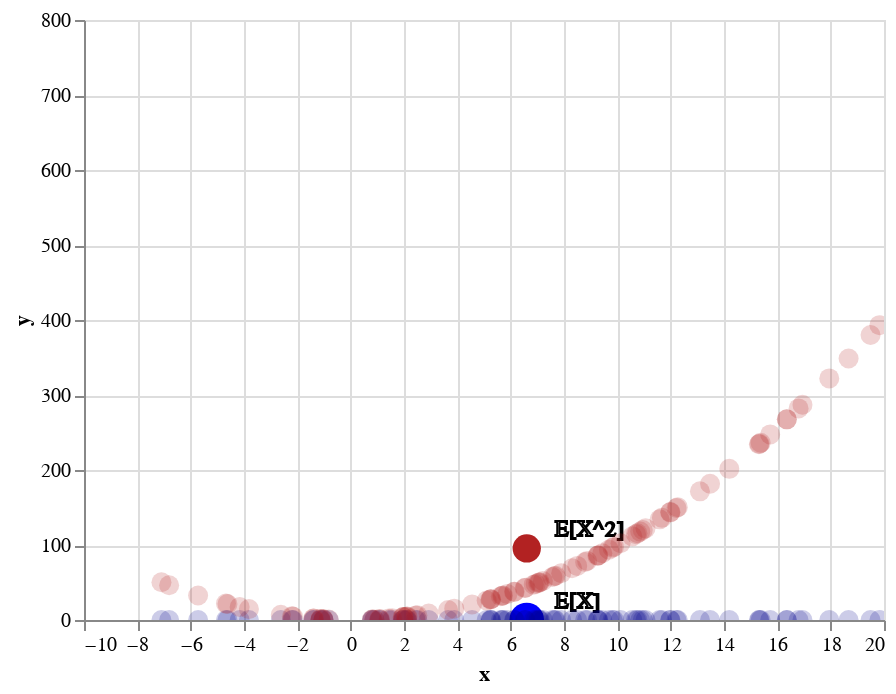

Source (notebook cell):
### Markdown cell above
### Finding the expectation of the sample

By the same logic, we can also simply average each $x_i$ to find the expected value of the sample $\mathbb{E}[X]$: shown as a half blue dot.

### Code cell
expected_x, labels = make_scatter_chart_with_labels(X=[np.mean(s)], Y=[0], L=["E[X]"],size=300, opacity =1) 
expected_x + labels + x_points + expected_x2 + labels2 + x2_points

### Figure 1 — Vega-Lite specification as saved in the notebook (floating-point values rounded to 4 significant figures)
{"$schema": "https://vega.github.io/schema/vega-lite/v2.6.0.json", "config": {"view": {"height": 300, "width": 400}}, "layer": [{"data": {"values": [{"label": "E[X]", "x": 6.603, "y": 0}]}, "encoding": {"x": {"field": "x", "type": "quantitative"}, "y": {"field": "y", "type": "quantitative"}}, "mark": {"clip": true, "color": "blue", "filled": true, "opacity": 1, "size": 300, "type": "point"}}, {"data": {"values": [{"label": "E[X]", "x": 6.603, "y": 0}]}, "encoding": {"text": {"field": "label", "type": "nominal"}, "x": {"field": "x", "type": "quantitative"}, "y": {"field": "y", "type": "quantitative"}}, "mark": {"align": "left", "baseline": "bottom", "dx": 16, "fill": "white", "fillOpacity": 1, "opacity": 1, "stroke": "black", "type": "text", "xOffset": -2, "yOffset": -4}}, {"data": {"values": [{"x": 16.36, "y": 0}, {"x": 2.067, "y": 0}, {"x": 5.266, "y": 0}, {"x": -1.135, "y": 0}, {"x": 13.48, "y": 0}, {"x": -1.015, "y": 0}, {"x": 15.31, "y": 0}, {"x": 9.284, "y": 0}, {"x": 6.526, "y": 0}, {"x": 10.56, "y": 0}, {"x": 6.129, "y": 0}, {"x": 5.233, "y": 0}, {"x": 2.106, "y": 0}, {"x": 8.304, "y": 0}, {"x": 5.632, "y": 0}, {"x": 0.889, "y": 0}, {"x": -4.163, "y": 0}, {"x": 2.438, "y": 0}, {"x": 6.864, "y": 0}, {"x": 5.877, "y": 0}, {"x": 1.554, "y": 0}, {"x": 2.123, "y": 0}, {"x": -1.382, "y": 0}, {"x": 6.556, "y": 0}, {"x": 2.925, "y": 0}, {"x": 9.819, "y": 0}, {"x": 9.686, "y": 0}, {"x": -2.201, "y": 0}, {"x": -5.721, "y": 0}, {"x": 1.971, "y": 0}, {"x": 15.33, "y": 0}, {"x": 7.637, "y": 0}, {"x": 18.67, "y": 0}, {"x": 2.501, "y": 0}, {"x": -6.807, "y": 0}, {"x": 24.5, "y": 0}, {"x": -15.13, "y": 0}, {"x": 7.209, "y": 0}, {"x": -7.096, "y": 0}, {"x": 11.67, "y": 0}, {"x": -1.126, "y": 0}, {"x": 7.565, "y": 0}, {"x": 7.684, "y": 0}, {"x": 1.986, "y": 0}, {"x": 15.73, "y": 0}, {"x": 8.867, "y": 0}, {"x": 14.2, "y": 0}, {"x": 13.1, "y": 0}, {"x": 6.149, "y": 0}, {"x": 9.276, "y": 0}, {"x": 0.7951, "y": 0}, {"x": 8.793, "y": 0}, {"x": 12.22, "y": 0}, {"x": -3.815, "y": 0}, {"x": 10.95, "y": 0}, {"x": -2.163, "y": 0}, {"x": 1.428, "y": 0}, {"x": 16.8, "y": 0}, {"x": 5.099, "y": 0}, {"x": 9.436, "y": 0}, {"x": -4.676, "y": 0}, {"x": 16.36, "y": 0}, {"x": 11.59, "y": 0}, {"x": -2.62, "y": 0}, {"x": 16.94, "y": 0}, {"x": 4.552, "y": 0}, {"x": 11.98, "y": 0}, {"x": 5.684, "y": 0}, {"x": 28.09, "y": 0}, {"x": 7.896, "y": 0}, {"x": 17.95, "y": 0}, {"x": 19.83, "y": 0}, {"x": 9.875, "y": 0}, {"x": 11.06, "y": 0}, {"x": -4.62, "y": 0}, {"x": 10.75, "y": 0}, {"x": 5.712, "y": 0}, {"x": 8.495, "y": 0}, {"x": 7.095, "y": 0}, {"x": -1.406, "y": 0}, {"x": 19.5, "y": 0}, {"x": 10.7, "y": 0}, {"x": 11.99, "y": 0}, {"x": 5.258, "y": 0}, {"x": 15.37, "y": 0}, {"x": 10.12, "y": 0}, {"x": 1.073, "y": 0}, {"x": 7.065, "y": 0}, {"x": -1.023, "y": 0}, {"x": -0.8238, "y": 0}, {"x": 1.096, "y": 0}, {"x": 10.86, "y": 0}, {"x": 6.939, "y": 0}, {"x": 1.95, "y": 0}, {"x": 0.8162, "y": 0}, {"x": 12.27, "y": 0}, {"x": 9.251, "y": 0}, {"x": 3.655, "y": 0}, {"x": 7.029, "y": 0}, {"x": 3.884, "y": 0}]}, "encoding": {"x": {"field": "x", "scale": {"domain": [-10, 20]}, "type": "quantitative"}, "y": {"field": "y", "type": "quantitative"}}, "mark": {"clip": true, "color": "darkblue", "filled": true, "opacity": 0.2, "size": 100, "type": "point"}}, {"data": {"values": [{"label": "E[X^2]", "x": 6.603, "y": 95.37}]}, "encoding": {"x": {"field": "x", "scale": {"domain": [-10, 20]}, "type": "quantitative"}, "y": {"field": "y", "type": "quantitative"}}, "mark": {"clip": true, "color": "firebrick", "filled": true, "opacity": 1, "size": 200, "type": "point"}}, {"data": {"values": [{"label": "E[X^2]", "x": 6.603, "y": 95.37}]}, "encoding": {"text": {"field": "label", "type": "nominal"}, "x": {"field": "x", "scale": {"domain": [-10, 20]}, "type": "quantitative"}, "y": {"field": "y", "type": "quantitative"}}, "mark": {"align": "left", "baseline": "bottom", "dx": 16, "fill": "white", "fillOpacity": 1, "opacity": 1, "stroke": "black", "type": "text", "xOffset": -2, "yOffset": -4}}, {"data": {"values": [{"x": 16.36, "y": 267.5}, {"x": 2.067, "y": 4.274}, {"x": 5.266, "y": 27.73}, {"x": -1.135, "y": 1.288}, {"x": 13.48, "y": 181.6}, {"x": -1.015, "y": 1.031}, {"x": 15.31, "y": 234.4}, {"x": 9.284, "y": 86.19}, {"x": 6.526, "y": 42.59}, {"x": 10.56, "y": 111.6}, {"x": 6.129, "y": 37.57}, {"x": 5.233, "y": 27.38}, {"x": 2.106, "y": 4.434}, {"x": 8.304, "y": 68.95}, {"x": 5.632, "y": 31.72}, {"x": 0.889, "y": 0.7904}, {"x": -4.163, "y": 17.33}, {"x": 2.438, "y": 5.942}, {"x": 6.864, "y": 47.12}, {"x": 5.877, "y": 34.54}, {"x": 1.554, "y": 2.416}, {"x": 2.123, "y": 4.508}, {"x": -1.382, "y": 1.909}, {"x": 6.556, "y": 42.97}, {"x": 2.925, "y": 8.558}, {"x": 9.819, "y": 96.41}, {"x": 9.686, "y": 93.82}, {"x": -2.201, "y": 4.846}, {"x": -5.721, "y": 32.73}, {"x": 1.971, "y": 3.885}, {"x": 15.33, "y": 235.0}, {"x": 7.637, "y": 58.32}, {"x": 18.67, "y": 348.6}, {"x": 2.501, "y": 6.257}, {"x": -6.807, "y": 46.34}, {"x": 24.5, "y": 600.2}, {"x": -15.13, "y": 229.0}, {"x": 7.209, "y": 51.97}, {"x": -7.096, "y": 50.35}, {"x": 11.67, "y": 136.2}, {"x": -1.126, "y": 1.269}, {"x": 7.565, "y": 57.23}, {"x": 7.684, "y": 59.05}, {"x": 1.986, "y": 3.943}, {"x": 15.73, "y": 247.5}, {"x": 8.867, "y": 78.63}, {"x": 14.2, "y": 201.6}, {"x": 13.1, "y": 171.6}, {"x": 6.149, "y": 37.81}, {"x": 9.276, "y": 86.04}, {"x": 0.7951, "y": 0.6323}, {"x": 8.793, "y": 77.32}, {"x": 12.22, "y": 149.3}, {"x": -3.815, "y": 14.56}, {"x": 10.95, "y": 120.0}, {"x": -2.163, "y": 4.681}, {"x": 1.428, "y": 2.038}, {"x": 16.8, "y": 282.1}, {"x": 5.099, "y": 26.0}, {"x": 9.436, "y": 89.03}, {"x": -4.676, "y": 21.87}, {"x": 16.36, "y": 267.5}, {"x": 11.59, "y": 134.2}, {"x": -2.62, "y": 6.864}, {"x": 16.94, "y": 287.1}, {"x": 4.552, "y": 20.72}, {"x": 11.98, "y": 143.5}, {"x": 5.684, "y": 32.31}, {"x": 28.09, "y": 789.2}, {"x": 7.896, "y": 62.34}, {"x": 17.95, "y": 322.1}, {"x": 19.83, "y": 393.1}, {"x": 9.875, "y": 97.51}, {"x": 11.06, "y": 122.3}, {"x": -4.62, "y": 21.34}, {"x": 10.75, "y": 115.6}, {"x": 5.712, "y": 32.62}, {"x": 8.495, "y": 72.16}, {"x": 7.095, "y": 50.33}, {"x": -1.406, "y": 1.976}, {"x": 19.5, "y": 380.1}, {"x": 10.7, "y": 114.5}, {"x": 11.99, "y": 143.8}, {"x": 5.258, "y": 27.64}, {"x": 15.37, "y": 236.4}, {"x": 10.12, "y": 102.4}, {"x": 1.073, "y": 1.152}, {"x": 7.065, "y": 49.91}, {"x": -1.023, "y": 1.048}, {"x": -0.8238, "y": 0.6786}, {"x": 1.096, "y": 1.201}, {"x": 10.86, "y": 117.9}, {"x": 6.939, "y": 48.16}, {"x": 1.95, "y": 3.804}, {"x": 0.8162, "y": 0.6662}, {"x": 12.27, "y": 150.5}, {"x": 9.251, "y": 85.58}, {"x": 3.655, "y": 13.36}, {"x": 7.029, "y": 49.41}, {"x": 3.884, "y": 15.08}]}, "encoding": {"x": {"field": "x", "scale": {"domain": [-10, 20]}, "type": "quantitative"}, "y": {"field": "y", "type": "quantitative"}}, "mark": {"clip": true, "color": "firebrick", "filled": true, "opacity": 0.2, "size": 100, "type": "point"}}]}
